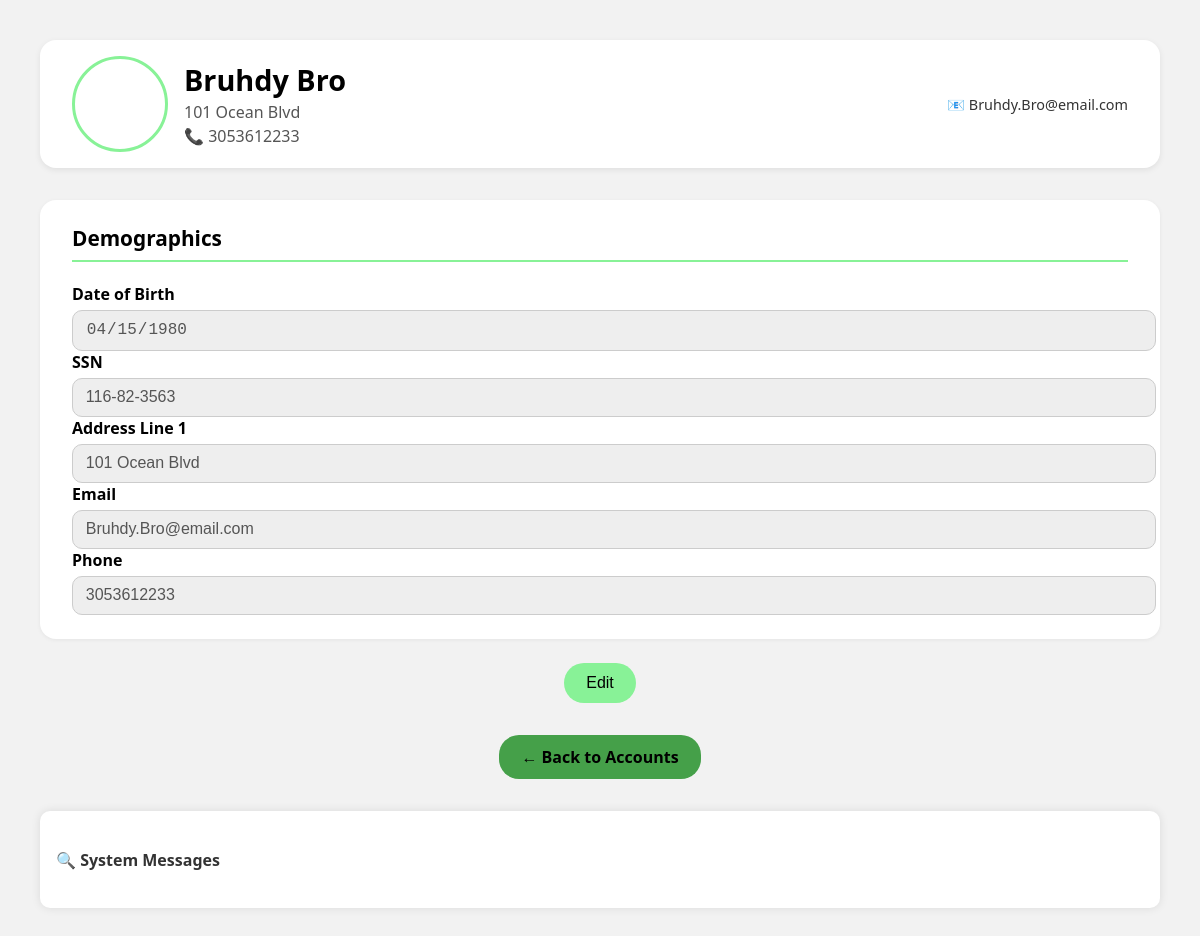
Page /profile_view.php (signed in) on the committed database.
### tables this page shows
CREATE TABLE Customer (
    CustomerID INT AUTO_INCREMENT PRIMARY KEY,
    FirstName VARCHAR(50) NOT NULL,
    LastName VARCHAR(50) NOT NULL,
    DateOfBirth DATE NOT NULL,
    SSN CHAR(11) UNIQUE NOT NULL,
    Email VARCHAR(100) UNIQUE,
    PhoneNumber CHAR(10),
    Address VARCHAR(200),
    RoleAccess TINYINT DEFAULT 1,   
    LastUpdated TIMESTAMP DEFAULT CURRENT_TIMESTAMP ON UPDATE CURRENT_TIMESTAMP,
    BranchID INT
);

### profile_view.php (the view, shortened to what this page needs)
<?php
include 'config.php';
$customerID = intval($_SESSION['CustomerID']);
$sql = "SELECT * FROM Customer WHERE CustomerID = ?";
$stmt = $conn->prepare($sql);
$stmt->bind_param("i", $customerID);
$stmt->execute();
$result = $stmt->get_result();
if ($result && $result->num_rows > 0) {
    $row = $result->fetch_assoc();
} else {
    echo "<p style='color:red;'>Customer not found.</p>";
    exit;
}
?>
<!DOCTYPE html>
<html>
<head>
</head>
<body>
  <form method="POST" action="update_customer.php">
    <div class="profile-header">
      <div class="avatar"></div>
      <div class="header-info">
        <p class="name"><?= htmlspecialchars($row['FirstName'] . ' ' . $row['LastName']) ?></p>
        <p class="address"><?= htmlspecialchars($row['Address']) ?></p>
        <p class="phone">📞 <?= htmlspecialchars($row['PhoneNumber']) ?></p>
      </div>
      <div class="header-email">
        📧 <?= htmlspecialchars($row['Email']) ?>
      </div>
    </div>
    <div class="section">
      <h3>Demographics</h3>
      <label>Date of Birth</label>
      <input type="date" name="dob" id="dob" value="<?= htmlspecialchars($row['DateOfBirth']) ?>" disabled>
      <label>SSN</label>
      <input type="text" name="ssn" id="ssn" value="<?= htmlspecialchars($row['SSN']) ?>" disabled>
      <label>Address Line 1</label>
      <input type="text" name="address" id="address" value="<?= htmlspecialchars($row['Address']) ?>" disabled>
      <label>Email</label>
      <input type="email" name="email" id="email" value="<?= htmlspecialchars($row['Email']) ?>" disabled>
      <label>Phone</label>
      <input type="text" name="phone" id="phone" value="<?= htmlspecialchars($row['PhoneNumber']) ?>" disabled>
    </div>
    <div class="button-row">
      <button type="button" id="editBtn" onclick="enableEdit()">Edit</button>
    </div>
  </form>
  <div class="button-row">
    <a href="bankaccount.php" style="
      display: inline-block;
      padding: 0.7rem 1.4rem;
      background-color: #45a049;
      color: #000;
      border-radius: 20px;
      text-decoration: none;
      margin-top: 1rem;
      font-weight: bold;
    ">
      ← Back to Accounts
    </a>
  </div>
    <div class="status-box">
  <h4>🔍 System Messages</h4>
</div>
</body>
</html>

### profile_view.php (style rules this page uses)
body { font-family: 'Segoe UI', sans-serif; background-color: #f2f2f2; padding: 2rem; }
.profile-header { display: flex; justify-content: space-between; align-items: center; background: #ffffff; border-radius: 16px; padding: 1rem 2rem; margin-bottom: 2rem; box-shadow: 0 2px 6px rgba(0, 0, 0, 0.08); }
.avatar { width: 90px; height: 90px; border-radius: 50%; background-image: url('https://avatars.githubusercontent.com/u/1?v=4'); background-size: cover; background-position: center; border: 3px solid #88f297; }
.header-info { flex: 1; padding: 0 1rem; }
.header-info .name { font-size: 1.8rem; font-weight: bold; margin: 0; }
.header-info .address, .header-info .phone { font-size: 1rem; color: #555; margin: 2px 0; }
.header-email { font-size: 0.9rem; color: #333; text-align: right; }
.section { background: #ffffff; padding: 1.5rem 2rem; border-radius: 16px; margin-bottom: 1.5rem; box-shadow: 0 1px 4px rgba(0, 0, 0, 0.06); }
.section h3 { margin-top: 0; font-size: 1.3rem; color: #000; border-bottom: 2px solid #88f297; padding-bottom: 0.5rem; }
label { font-weight: 600; display: block; margin-bottom: 0.3rem; }
input[type="text"], input[type="email"], input[type="date"] { width: 100%; padding: 0.6rem 0.8rem; border: 1px solid #ccc; border-radius: 10px; background-color: #f9f9f9; font-size: 1rem; }
button { padding: 0.7rem 1.4rem; border-radius: 20px; font-size: 1rem; cursor: pointer; border: none; transition: background-color 0.3s ease; }
#editBtn { background-color: #88f297; color: #000; }
.button-row { text-align: center; margin-top: 1rem; }
input[disabled] { background-color: #eee; color: #555; }
.status-box { background: #fff; border-radius: 10px; padding: 1rem; margin-top: 2rem; box-shadow: 0 0 10px rgba(0,0,0,0.1); color: #333; }

### rows in the picture
customer: FirstName+LastName "Bruhdy Bro", Address "101 Ocean Blvd", PhoneNumber "3053612233", Email "Bruhdy.Bro@email.com", dob "04/15/1980", ssn "116-82-3563", address "101 Ocean Blvd", email "Bruhdy.Bro@email.com", phone "3053612233"
